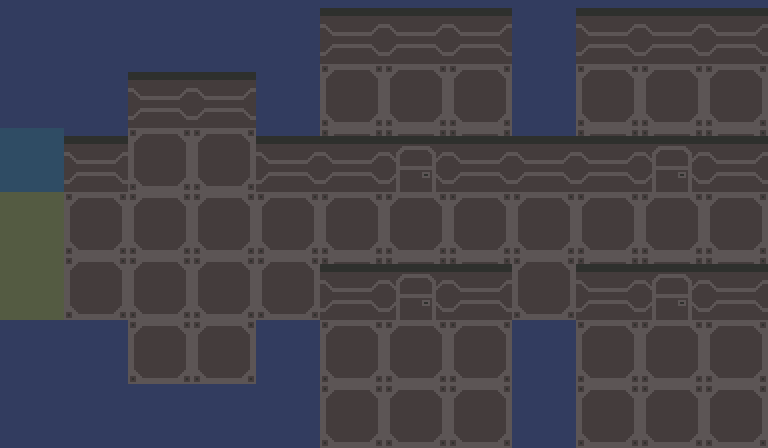

This game map was drawn from its Tiled (.tmx) file and the tilesets committed beside it. A one-line description and the full map source follow:
An orthogonal 12x7 tile map with 64x64 px tiles, 4 tile layers (Espace, Sol, Cloisons, Equipements).

<map version="1.2" tiledversion="1.2.4" orientation="orthogonal" renderorder="left-up" width="12" height="7" tilewidth="64" tileheight="64" infinite="0" nextlayerid="19" nextobjectid="3">
 <tileset firstgid="1" source="vaisseau.tsx" />
 <layer id="15" name="Espace" width="12" height="7">
  <data encoding="csv">
6,6,6,6,6,6,6,6,6,6,6,6,
6,6,6,6,6,6,6,6,6,6,6,6,
6,6,6,6,6,6,6,6,6,6,6,6,
6,6,6,6,6,6,6,6,5,6,6,6,
6,6,6,6,6,6,6,6,6,6,6,6,
6,6,6,6,6,6,6,6,6,6,6,6,
6,6,6,6,6,6,6,6,6,6,6,6
</data>
 </layer>
 <layer id="16" name="Sol" width="12" height="7">
  <data encoding="csv">
0,0,0,0,0,0,0,0,0,0,0,0,
0,0,0,0,0,5,5,5,0,5,5,5,
0,0,5,5,0,5,5,5,0,5,5,5,
8,5,5,5,5,5,5,5,0,5,5,5,
8,5,5,5,5,5,5,5,5,5,5,5,
0,0,5,5,0,5,5,5,0,5,5,5,
0,0,0,0,0,5,5,5,0,5,5,5
</data>
 </layer>
 <layer id="17" name="Cloisons" width="12" height="7">
  <data encoding="csv">
0,0,0,0,0,2,2,2,0,2,2,2,
0,0,2,2,0,0,0,0,0,0,0,0,
1,2,0,0,2,2,4,2,2,2,4,2,
0,0,0,0,0,0,0,0,0,0,0,0,
0,0,0,0,0,2,4,2,0,2,4,2,
0,0,0,0,0,0,0,0,0,0,0,0,
0,0,0,0,0,0,0,0,0,0,0,0
</data>
 </layer>
 <layer id="18" name="Equipements" width="12" height="7">
  <data encoding="csv">
0,0,0,0,0,0,0,0,0,0,0,0,
0,0,0,0,0,0,0,0,0,0,0,0,
0,0,0,0,0,0,0,0,0,0,0,0,
0,0,0,0,0,0,0,0,0,0,0,0,
0,0,0,0,0,0,0,0,0,0,0,0,
0,0,0,0,0,0,0,0,0,0,0,0,
0,0,0,0,0,0,0,0,0,0,0,0
</data>
 </layer>
</map>